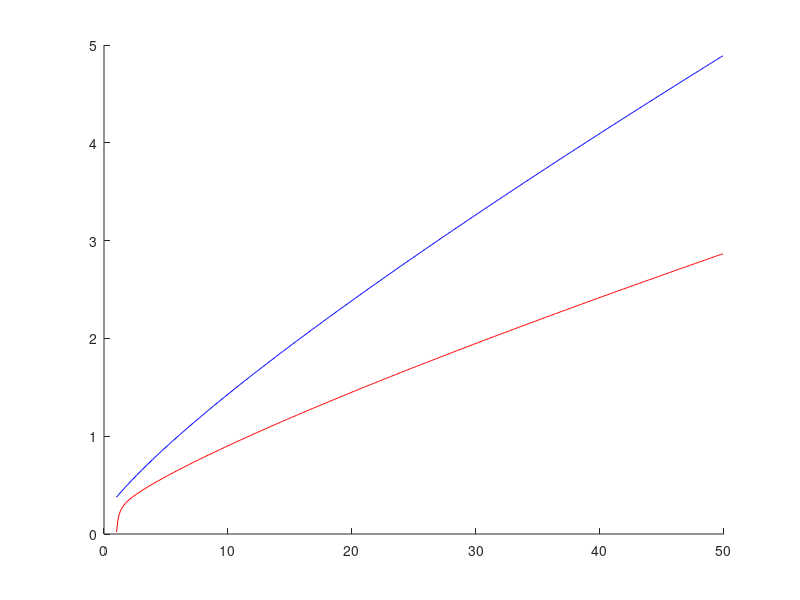
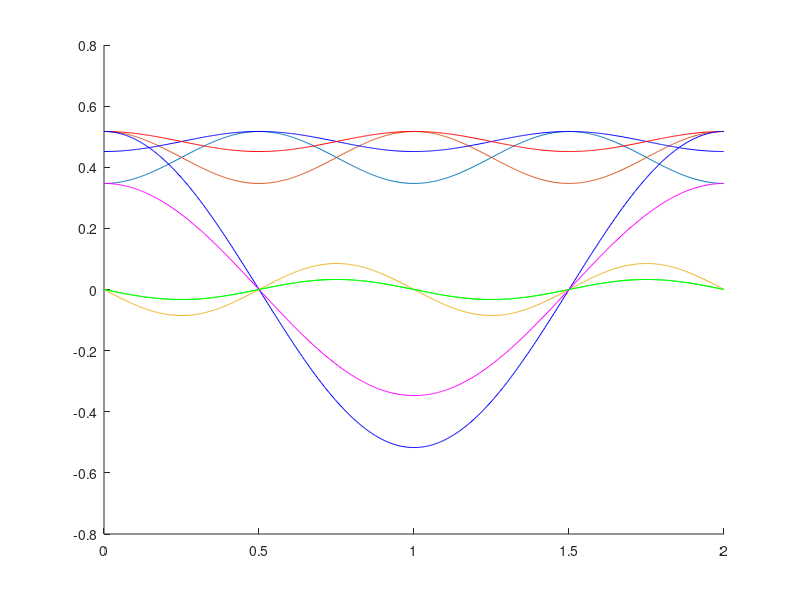

Source code (MATLAB) for these figures, in order:
param.eps=(1.01 : 0.1: 50);
L2 = (param.eps.^2 - 1) ./ ( 2*((2*param.eps.^2 - 1).*log(param.eps+sqrt(param.eps.^2 - 1))./sqrt(param.eps.^2 - 1))  - param.eps) ;
L1 = (param.eps.^2 - 1) ./ (   ((2*param.eps.^2 - 3).*log(param.eps+sqrt(param.eps.^2 - 1))./sqrt(param.eps.^2 - 1))  + param.eps) ;

figure; hold all;
plot(param.eps, L1,'b');
plot(param.eps, L2,'r');

%______________________

%%
epsilon = 2
L1 = (epsilon^2 - 1) / ( 2*((2*epsilon^2 - 1)*log(epsilon+sqrt(epsilon^2 - 1))/sqrt(epsilon^2 - 1))  - epsilon) ;
L2 = (epsilon^2 - 1) / (   ((2*epsilon^2 - 3)*log(epsilon+sqrt(epsilon^2 - 1))/sqrt(epsilon^2 - 1))  + epsilon) ;

th = (0:0.01:2*pi);
COS = cos(th);
SIN = sin(th);
COS_2   = COS .* COS;
SIN_2   = SIN .* SIN;
COS_SIN = (L1 - L2) * COS .* SIN;
clear COS SIN


Cx = L1*COS_2 + L2*SIN_2;
Cy = L1*SIN_2 + L2*COS_2;
Cxy = COS_SIN;

figure; hold all;
plot(th./pi,Cx);
plot(th./pi,Cy);
plot(th./pi,Cxy);

%______________________

%%


L1 = 1/2* (epsilon^2 - 1) / ( (2*epsilon^2 - 1)/sqrt(epsilon^2 - 1) *log(epsilon+sqrt(epsilon^2 - 1))  - epsilon) ;
L2 =      (epsilon^2 - 1) / ( (2*epsilon^2 - 3)/sqrt(epsilon^2 - 1) *log(epsilon+sqrt(epsilon^2 - 1))  + epsilon) ;

th = (0:0.01:2*pi);
COS = cos(th);
SIN = sin(th);
COS_2   = COS .* COS;
SIN_2   = SIN .* SIN;
COS_SIN = (L1 - L2) * COS .* SIN;
clear COS SIN


Cx = L1*COS_2 + L2*SIN_2;
Cy = L1*SIN_2 + L2*COS_2;
Cxy = COS_SIN;


%figure; hold all;
plot(th./pi,Cx,'b');
plot(th./pi,Cy,'r');
plot(th./pi,Cxy,'g');

%______________________

%%
epsilon = 2
L2 = (epsilon^2 - 1) / ( 2*((2*epsilon^2 - 1)*log(epsilon+sqrt(epsilon^2 - 1))/sqrt(epsilon^2 - 1))  - epsilon) ;
L1 = (epsilon^2 - 1) / (   ((2*epsilon^2 - 3)*log(epsilon+sqrt(epsilon^2 - 1))/sqrt(epsilon^2 - 1))  + epsilon) ;

th = (0:0.01:2*pi);
COS = cos(th);
SIN = sin(th);


th = (0:0.01:2*pi);
Cx = L1*COS;
Cy = L2*COS;

%figure; hold all;
plot(th./pi,Cx,'b');
plot(th./pi,Cy,'m');
plot(th./pi,Cxy,'g');

